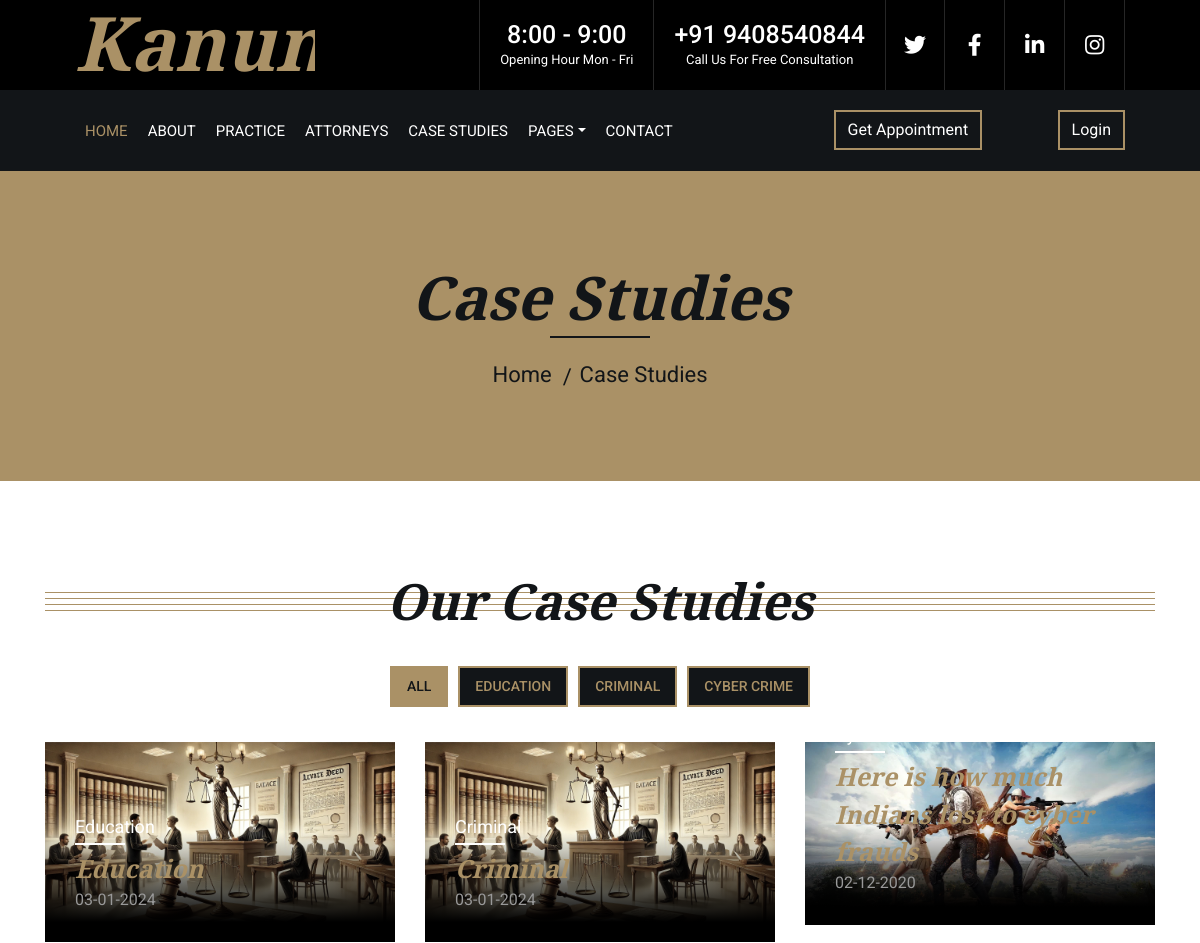
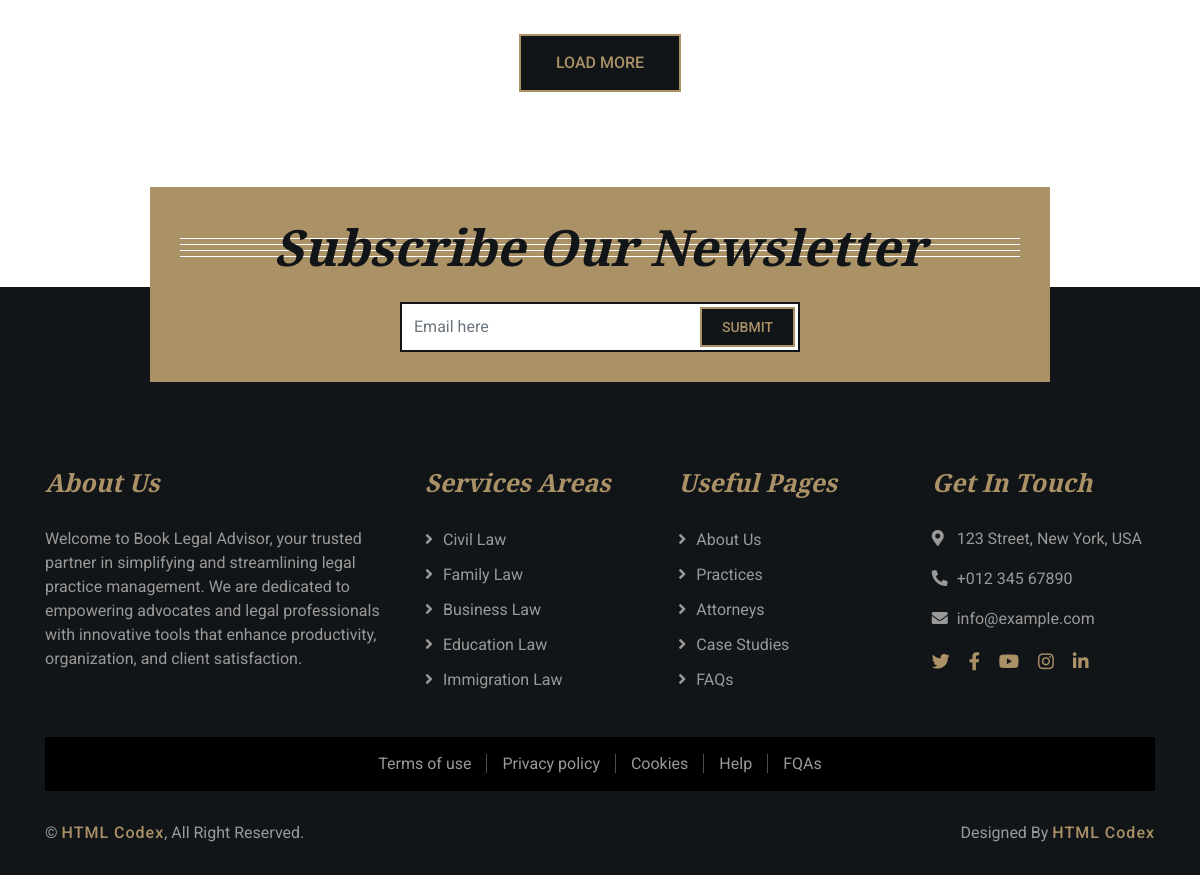
The app's page /portfolio with its own data (2 pictures, top to bottom).
### userapp/models.py (models this page shows, shortened)
class case_categories(models.Model):
    case_categories = models.CharField(max_length=50)

class case_studies(models.Model):
    case_studies_tittle = models.CharField(max_length=100)
    case_studies_date = models.CharField(max_length=20)
    detail = models.TextField(max_length=2000)
    case_studies_image = models.ImageField(upload_to='image/')
    category = models.ForeignKey(case_categories,models.CASCADE)

### userapp/views.py (the view)
# urls.py: path('portfolio', views.portfolio),
def portfolio(request):
    data = case_categories.objects.all
    data1 = case_studies.objects.select_related('category')
    return render(request, "userapp/portfolio.html",{"data":data,"data1":data1})

### templates/userapp/portfolio.html (shortened to what this page needs)
<!DOCTYPE html>
{% load static %}
<html lang="en">
    <head>
        <link href="https://stackpath.bootstrapcdn.com/bootstrap/4.4.1/css/bootstrap.min.css" rel="stylesheet">
        <link href="https://cdnjs.cloudflare.com/ajax/libs/font-awesome/5.10.0/css/all.min.css" rel="stylesheet">
        <link href="{% static 'userapp/lib/animate/animate.min.css'%}" rel="stylesheet">
        <link href="{% static 'userapp/lib/owlcarousel/assets/owl.carousel.min.css'%}" rel="stylesheet">
        <link href="{% static 'userapp/css/style.css'%}" rel="stylesheet">
    </head>
    <body>
        <div class="wrapper">
            {% include 'userapp/header.html'%}
            <div class="page-header">
                <div class="container">
                    <div class="row">
                        <div class="col-12">
                            <h2>Case Studies</h2>
                        </div>
                        <div class="col-12">
                            <a href="">Home</a>
                            <a href="">Case Studies</a>
                        </div>
                    </div>
                </div>
            </div>
            <div class="portfolio">
                <div class="container">
                    <div class="section-header">
                        <h2>Our Case Studies</h2>
                    </div>
                    <div class="row">
                        <div class="col-12">
                            <ul id="portfolio-flters" style="list-style: none; padding: 0;">
                                <li data-filter="*" class="filter-active" style="margin-bottom: 10px;">All</li>
                                {% for category in data %}
                                <li
                                    data-filter=".{{ category.case_categories|lower|slugify }}"
                                    style="margin-bottom: 10px;">
                                    {{ category.case_categories }}
                                </li>
                                {% endfor %}
                            </ul>
                        </div>
                    </div>
                    <div class="row portfolio-container">
                        {% for item in data1 %}
                        <div class="col-lg-4 col-md-6 col-sm-12 portfolio-item {{ item.category.case_categories|lower|slugify }}">
                            <div class="portfolio-wrap">
                                <img src="{{ item.case_studies_image.url }}" alt="{{ item.case_studies_tittle }}">
                                <figure>
                                    <p>{{ item.category.case_categories }}</p>
                                    <a href="read_case_studies/{{item.id}}">{{ item.case_studies_tittle }}</a>
                                    <span>{{ item.case_studies_date }}</span>
                                </figure>
                            </div>
                        </div>
                        {% endfor %}
                    </div>
                    <div class="row">
                        <div class="col-12 load-more">
                            <a class="btn" href="#">Load More</a>
                        </div>
                    </div>
                </div>
            </div>
            <div class="newsletter">
                <div class="container">
                    <div class="section-header">
                        <h2>Subscribe Our Newsletter</h2>
                    </div>
                    <div class="form">
                        <input class="form-control" placeholder="Email here">
                        <button class="btn">Submit</button>
                    </div>
                </div>
            </div>
            {% include 'userapp/footer.html'%}
        </div>
    </body>
</html>

### static/userapp/css/style.css (style rules this page uses)
body { color: #666666; background: #ffffff; font-family: 'Roboto', sans-serif; font-weight: 400; }
h1, h2, h3, h4, h5, h6 { font-family: 'EB Garamond', serif; font-weight: 600; font-style: italic; color: #121518; }
a { color: #454545; transition: .3s; }
.wrapper { position: relative; width: 100%; max-width: 1366px; margin: 0 auto; background: #ffffff; }
.page-header { position: relative; margin-bottom: 45px; padding: 90px 0; text-align: center; background: #aa9166; }
.page-header h2 { position: relative; color: #121518; font-size: 60px; font-weight: 700; margin-bottom: 20px; padding-bottom: 5px; }
.page-header h2::after { position: absolute; content: ""; width: 100px; height: 2px; left: calc(50% - 50px); bottom: 0; background: #121518; }
.page-header a { position: relative; padding: 0 12px; font-size: 22px; color: #121518; }
.page-header a::after { position: absolute; content: "/"; width: 8px; height: 8px; top: -2px; right: -7px; text-align: center; color: #121518; }
.page-header a:last-child::after { display: none; }
.section-header { position: relative; width: 100%; text-align: center; margin-bottom: 45px; }
.section-header h2 { margin: 0; position: relative; font-size: 50px; font-weight: 700; white-space: nowrap; z-index: 1; }
.section-header h2::before { position: absolute; content: ""; width: 100%; height: 7px; left: 0; top: 21px; background: transparent; border-top: 1px solid #aa9166; border-bottom: 1px solid #aa9166; z-index: -1; }
.section-header h2::after { position: absolute; content: ""; width: 100%; height: 7px; left: 0; bottom: 20px; background: transparent; border-top: 1px solid #aa9166; border-bottom: 1px solid #aa9166; z-index: -1; }
.portfolio { position: relative; padding: 45px 0; background: #ffffff; }
.portfolio #portfolio-flters { padding: 0; margin: -15px 0 25px 0; list-style: none; font-size: 0; text-align: center; }
.portfolio #portfolio-flters li, .portfolio .load-more .btn { cursor: pointer; display: inline-block; margin: 5px; padding: 8px 15px; color: #aa9166; font-size: 14px; font-weight: 500; text-transform: uppercase; border-radius: 0; background: #121518; border: 2px solid #aa9166; transition: .3s; }
.portfolio #portfolio-flters li:hover, .portfolio #portfolio-flters li.filter-active { background: #aa9166; color: #121518; }
.portfolio .load-more { text-align: center; }
.portfolio .load-more .btn { padding: 15px 35px; font-size: 16px; transition: .3s; }
.portfolio .portfolio-item { position: relative; margin-bottom: 30px; overflow: hidden; transition: .5s; }
.portfolio .portfolio-wrap { position: relative; width: 100%; }
.portfolio img { position: relative; width: 100%; height: 100%; object-fit: cover; }
.portfolio figure { position: absolute; padding: 30px; width: 100%; height: 100%; top: 0; left: 0; display: flex; align-items: flex-start; justify-content: flex-end; flex-direction: column; background: linear-gradient(rgba(0, 0, 0, .0), rgba(0, 0, 0, .0), rgba(0, 0, 0, 1) 90%); }
.portfolio figure p { position: relative; margin-bottom: 5px; padding-bottom: 5px; color: #ffffff; font-size: 18px; }
.portfolio figure p::after { position: absolute; content: ""; width: 50px; height: 2px; left: 0; bottom: 0; background: #ffffff; }
.portfolio figure a { font-family: 'EB Garamond', serif; color: #aa9166; font-size: 25px; font-weight: 600; font-style: italic; transition: .3s; }
.portfolio figure span { position: relative; color: #999999; font-size: 16px; }
.newsletter { position: relative; max-width: 900px; margin: 45px auto -140px auto; padding: 30px 15px; background: #aa9166; z-index: 1; }
.newsletter .section-header { margin-bottom: 25px; }
.newsletter .section-header h2::before, .newsletter .section-header h2::after { border-color: #ffffff; }
.newsletter .form { position: relative; max-width: 400px; margin: 0 auto; }
.newsletter input { height: 50px; border: 2px solid #121518; border-radius: 0; }
.newsletter .btn { position: absolute; top: 5px; right: 5px; height: 40px; padding: 8px 20px; font-size: 14px; font-weight: 500; text-transform: uppercase; color: #aa9166; background: #121518; border-radius: 0; border: 2px solid #aa9166; transition: .3s; }

### records on screen
case_categories: case_categories "EDUCATION"
case_categories: case_categories "CRIMINAL"
case_categories: case_categories "CYBER CRIME"
case_studies: case_studies_image (picture), category.case_categories "Education", case_studies_tittle "Education", case_studies_date "03-01-2024"
case_studies: case_studies_image (picture), category.case_categories "Criminal", case_studies_tittle "Criminal", case_studies_date "03-01-2024"
case_studies: case_studies_image (picture), case_studies_tittle "Here is how much Indians lost to cyber frauds", case_studies_date "02-12-2020"
